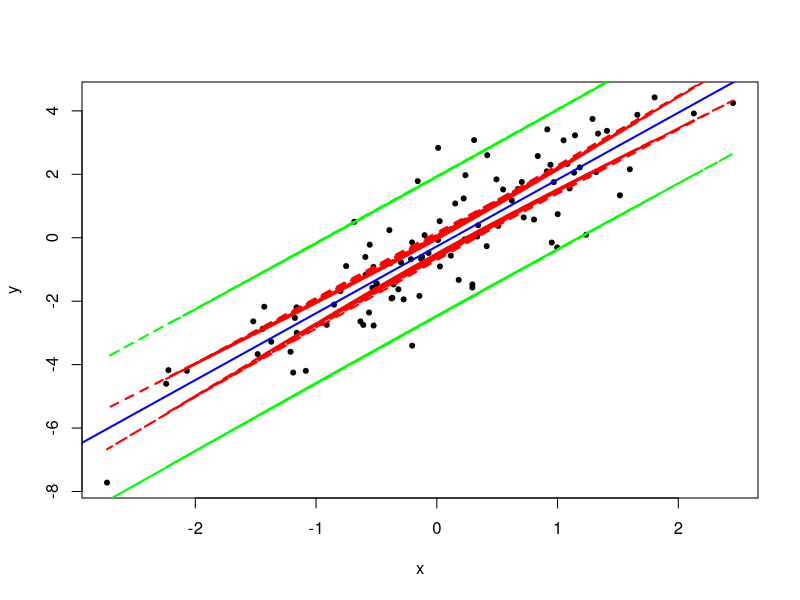

Write the R code that produced this figure.
# data
x <- rnorm(100)
y <- (2*x) + rnorm(100)

# model
mod <- lm(y~x)
summary.lm(mod)

# plotting
plot(x, y, pch=20)
abline(mod, col="blue", lwd=2)

# test dataset
testdata <- rnorm(100)
testpred <- predict(mod, data.frame(testdata))

# conf int
pp <- predict(mod, data.frame(testdata), interval = "confidence", level = .95)
points(x=x, y=pp[, 2], col="red", lwd=2, lty=2, type="l") # lower 2.5
points(x=x, y=pp[, 3], col="red", lwd=2, lty=2, type="l") # upper 97.5

# pred int
pp <- predict(mod, data.frame(testdata), interval = "predict", level = .95)
points(x=x, y=pp[, 2], col="green", lwd=2, lty=2, type="l") # lower 2.5
points(x=x, y=pp[, 3], col="green", lwd=2, lty=2, type="l") # upper 97.5
